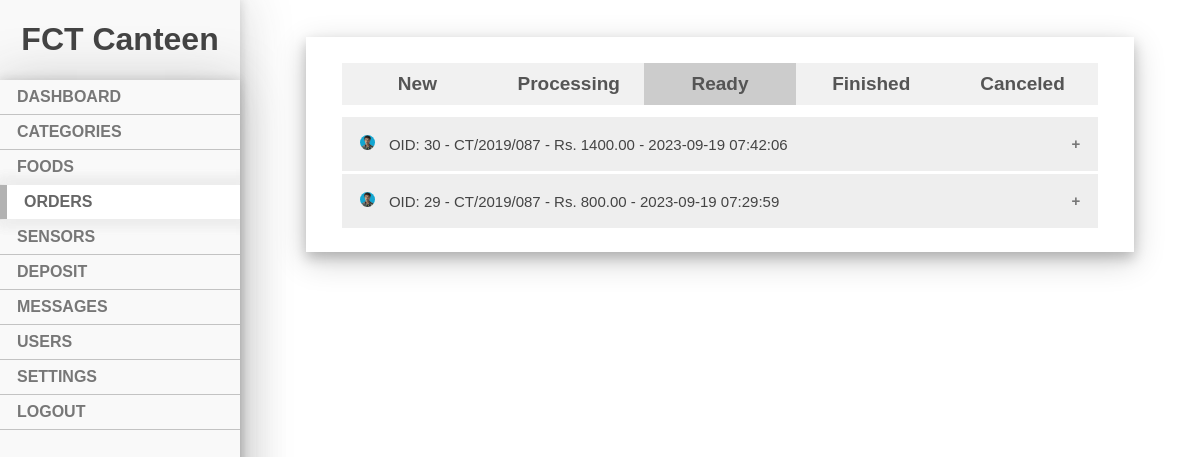
The page /admin/order/tabReady.php on the database its author committed.
### tables this page shows
CREATE TABLE `orders` (
  `order_id` int(8) NOT NULL,
  `customer_id` int(6) NOT NULL,
  `total_price` int(8) NOT NULL,
  `date_time` datetime NOT NULL DEFAULT current_timestamp(),
  `order_status` varchar(25) NOT NULL,
  `feedback` text DEFAULT NULL
);

CREATE TABLE `customer` (
  `customer_id` int(6) NOT NULL,
  `fname` varchar(30) NOT NULL,
  `lname` varchar(30) NOT NULL,
  `email` varchar(70) NOT NULL,
  `reg_no` varchar(15) NOT NULL,
  `password` varchar(500) NOT NULL,
  `profile_pic` varchar(255) NOT NULL,
  `wallet` int(8) NOT NULL DEFAULT 0,
  `reg_date` date NOT NULL DEFAULT current_timestamp()
);

### admin/order/tabReady.php (the view, shortened to what this page needs)
<?php
  require '../../config.php';
  $sql = "SELECT * FROM orders WHERE order_status = 'Ready' ORDER BY order_id DESC";
  $searchRows = $conn->query($sql);
?>
<!DOCTYPE html>
<html>
  <head>
    <link rel="stylesheet" type="text/css" href="adFood.css">
    <link rel="stylesheet" type="text/css" href="addFood.css">
    <link rel="stylesheet" type="text/css" href="depositRecord.css">
    <link rel="stylesheet" type="text/css" href="tab.css">
    <link rel="stylesheet" type="text/css" href="suspendedUsers.css">
    <link rel="stylesheet" type="text/css" href="modelCan.css">
  </head>
  <body>
    <div class="mainSideNav">
      <h1 style="color: #444; font-family: 'Franklin Gothic Medium',
        'Arial Narrow', Arial, sans-serif; font-weight: bold; text-align: center;">FCT Canteen</h1>
      <ul class="sidenav">
        <li><a href="http://localhost/files/CanteenFCT/admin/dashboard/dashboard.php">DASHBOARD</a></li>
        <li><a href="http://localhost/files/CanteenFCT/admin/category/adCategory.php">CATEGORIES</a></li>
        <li><a href="http://localhost/files/CanteenFCT/admin/food/adFood.php">FOODS</a></li>
        <li><a class="current" href="http://localhost/files/CanteenFCT/admin/order/adOrder.php">ORDERS</a></li>
        <li><a href="http://localhost/files/CanteenFCT/admin/sensor/sensor.php">SENSORS</a></li>
        <li><a href="http://localhost/files/CanteenFCT/admin/deposit/adDeposit.php">DEPOSIT</a></li>
        <li><a href="#CONTACT">MESSAGES</a></li>
        <li><a href="http://localhost/files/CanteenFCT/admin/user/adUser.php">USERS</a></li>
        <li><a href="#CONTACT">SETTINGS</a></li>
        <li><a href="#CONTACT">LOGOUT</a></li>
      </ul>
    </div>
    <div class="content"><br><br>
        <div class="container">
          <div class="tab">
            <button class="tablinks" onclick="openNew()">New</button>
            <button class="tablinks" onclick="openProcessing()">Processing</button>
            <button style="background-color:#ccc;" class="tablinks" onclick="openReady()">Ready</button>
            <button class="tablinks" onclick="openFinished()">Finished</button>
            <button class="tablinks" onclick="openCanceled()">Canceled</button>
          </div>
          <div class="usersSus">
            <?php
              if(mysqli_num_rows($searchRows)>0) {
                while($searchRow = mysqli_fetch_assoc($searchRows)){
                    $OID = $searchRow["order_id"];
                    $resultStId = mysqli_query($conn, "SELECT reg_no, customer_id, profile_pic FROM customer WHERE customer_id = ANY (SELECT customer_id FROM orders WHERE order_id = '$OID')");
                    $rowStId = mysqli_fetch_assoc($resultStId);
                    $stRegNo = $rowStId['reg_no'];
                    $profilePic = $rowStId['profile_pic'];
            ?>
                <button class="accordion">
                  <image class="zoomUser" src="../../signup_form/profilePic/<?php echo $profilePic; ?>" width="15px" height="15px">
                  OID: <?php echo $searchRow["order_id"]; ?><?php echo " - "; ?>
                  <?php echo $stRegNo; ?><?php echo " - "; ?>Rs.
                  <?php echo $searchRow["total_price"]; ?>.00<?php echo " - "; ?>
                  <?php echo $searchRow["date_time"]; ?>
                </button>
            <?php
                }
              } else{
            ?>
              <h3 class="header3">In the present moment, there are no orders in the finished stage available for display.</h3>
              <br><br><br>
            <?php
              }
            ?>
          </div>
        </div>
    </div><br><br>
  </body>
</html>

### admin/order/adFood.css (style rules this page uses)
body { margin: 0; font-family: sans-serif; }
* { -webkit-transition: 0.2s; transition: 0.2s; }
html { scroll-behavior: smooth; }
.mainSideNav { margin: 0; padding: 0; width: 20%; background-color: #f9f9f9; position: fixed; height: 100%; overflow: auto; box-shadow: 0 0 10px 0 rgba(50, 50, 50, 0.2), 0 0 50px 0 rgba(50, 50, 50, 0.22); z-index: 1; }
ul.sidenav { list-style-type: none; margin: 0; padding: 0; width: 20%; background-color: #f9f9f9; position: fixed; height: 100%; overflow: auto; box-shadow: 0 0 10px 0 rgba(50, 50, 50, 0.2), 0 0 50px 0 rgba(50, 50, 50, 0.22); }
ul.sidenav li a { display: block; color: #777; padding: 8px 17px; font-weight: bold; text-decoration: none; }
ul.sidenav li { border-bottom: 1px solid rgba(0, 0, 0, 0.22); }
ul.sidenav li a.current { background-color: white; border-left: 7px solid rgba(0, 0, 0, 0.3);; color: #666; box-shadow: 5px 0 11px 7px #eee,5px 0 11px 7px #eee; }
div.content { margin-left: 20%; padding: 1px 66px; height: auto; }

### admin/order/addFood.css (style rules this page uses)
* { box-sizing: border-box; -webkit-transition: 0.2s; transition: 0.2s; }
body { margin: 0; font-family: sans-serif; }
.container { background-color: white; padding: 20px 20px 5px 20px; box-shadow: 0 6px 12px 0 rgba(0, 0, 0, 0.2), 0 9px 30px 0 rgba(0, 0, 0, 0.19); min-height: 95px; }
.mainSideNav { margin: 0; padding: 0; width: 20%; background-color: #f9f9f9; position: fixed; height: 100%; overflow: auto; box-shadow: 0 0 10px 0 rgba(50, 50, 50, 0.2), 0 0 50px 0 rgba(50, 50, 50, 0.22); z-index: 1; }
ul.sidenav { list-style-type: none; margin: 0; padding: 0; width: 20%; background-color: #f9f9f9; position: fixed; height: 100%; overflow: auto; box-shadow: 0 0 10px 0 rgba(50, 50, 50, 0.2), 0 0 50px 0 rgba(50, 50, 50, 0.22); }
ul.sidenav li a { display: block; color: #777; padding: 8px 17px; font-weight: bold; text-decoration: none; }
ul.sidenav li { border-bottom: 1px solid rgba(0, 0, 0, 0.22); }
div.content { margin-left: 20%; padding: 1px 66px; height: auto; }

### admin/order/depositRecord.css (style rules this page uses)
.zoomUser { margin-right: 10px; border-radius: 50px; }

### admin/order/tab.css (style rules this page uses)
.tab { overflow: hidden; border: none; background-color: #f1f1f1; float: left; width: 96%; margin: 6px 2% 12px 2%; }
.tab button { background-color: inherit; float: left; border: none; outline: none; cursor: pointer; width: 20%; padding: 10px 16px; transition: 0.3s; font-size: 19px; font-weight: bold; color: #555; margin: 0; border-radius: 0; }

### admin/order/suspendedUsers.css (style rules this page uses)
.accordion { background-color: #eee; color: #444; cursor: pointer; padding: 18px; width: 100%; border: none; text-align: left; outline: none; font-size: 15px; transition: 0.4s; margin-bottom: 3px; }
.accordion:after { content: '\002B'; color: #777; font-weight: bold; float: right; margin-left: 5px; }
.usersSus { margin: 2%; }

### rows shown on the page
orders: customer.profile_pic (picture), order_id "30", customer.reg_no "CT/2019/087", total_price "1400", date_time "2023-09-19 07:42:06"
orders: customer.profile_pic (picture), order_id "29", customer.reg_no "CT/2019/087", total_price "800", date_time "2023-09-19 07:29:59"
